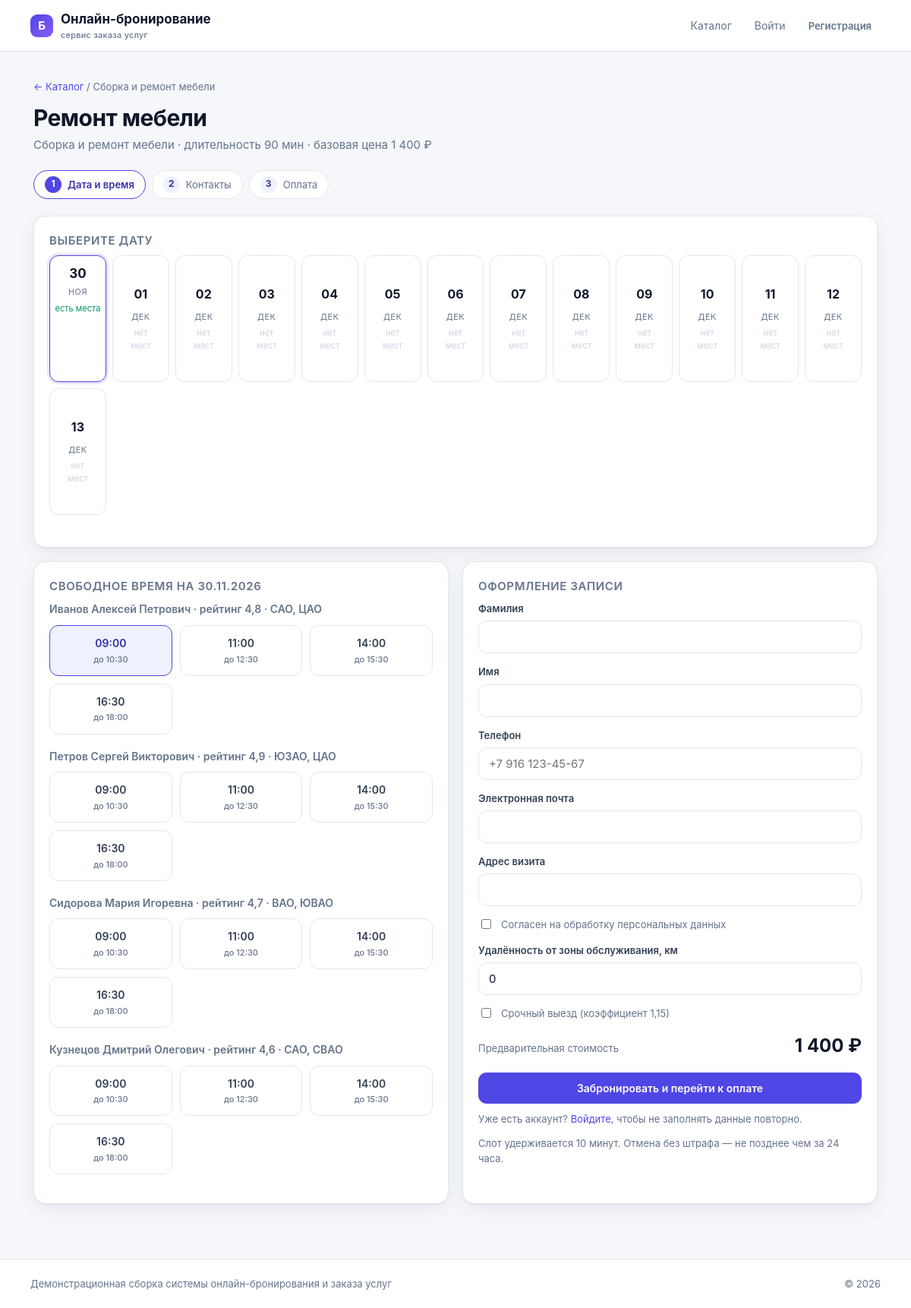
Page /service/2/ on the committed database.
### apps/catalog/models.py (models this page shows, shortened)
class Service(models.Model):
    name = models.CharField("Наименование", max_length=150)
    category = models.CharField("Категория", max_length=60)
    duration_min = models.PositiveSmallIntegerField("Длительность, мин", default=60)
    base_price = models.DecimalField("Базовая цена", max_digits=10, decimal_places=2)
    active = models.BooleanField("Доступна к заказу", default=True)
    class Meta:
        db_table = "services"
        ordering = ("category", "name")
        verbose_name = "Услуга"
        verbose_name_plural = "Услуги"

class TariffPlan(models.Model):
    service = models.ForeignKey(Service, on_delete=models.PROTECT, related_name="tariffs",
                                verbose_name="Услуга")
    urgency_rate = models.DecimalField("Коэффициент срочности", max_digits=4, decimal_places=2,
                                       default=1)
    distance_rate = models.DecimalField("Коэффициент удалённости", max_digits=4, decimal_places=2,
                                        default=1)
    valid_from = models.DateField("Действует с")
    valid_to = models.DateField("Действует по", null=True, blank=True)
    class Meta:
        db_table = "tariff_plans"
        ordering = ("-valid_from",)
        verbose_name = "Тарифный план"
        verbose_name_plural = "Тарифные планы"

### apps/booking/models.py (models this page shows, shortened)
class TimeStampedModel(models.Model):
    created_at = models.DateTimeField("Создано", auto_now_add=True)
    updated_at = models.DateTimeField("Изменено", auto_now=True)
    class Meta:
        abstract = True

class Executor(TimeStampedModel):
    class Status(models.TextChoices):
        ACTIVE = "active", "Активен"
        SUSPENDED = "suspended", "Приостановлен"
        BLOCKED = "blocked", "Заблокирован"
    full_name = models.CharField("ФИО", max_length=120)
    phone = models.CharField("Телефон", max_length=12)
    qualification = models.CharField("Квалификация", max_length=120)
    geo_zone = models.CharField("Геозона", max_length=120)
    rating = models.DecimalField("Рейтинг", max_digits=2, decimal_places=1, default=5.0,
                                 validators=[MinValueValidator(0), MaxValueValidator(5)])
    status = models.CharField("Статус", max_length=16, choices=Status.choices,
                              default=Status.ACTIVE)
    class Meta:
        db_table = "executors"
        verbose_name = "Исполнитель"
        verbose_name_plural = "Исполнители"

class Slot(TimeStampedModel):
    class Status(models.TextChoices):
        FREE = "free", "Свободен"
        BLOCKED = "blocked", "Заблокирован"
        BUSY = "busy", "Занят"
        CANCELLED = "cancelled", "Отменён"
    executor = models.ForeignKey(Executor, on_delete=models.CASCADE, related_name="slots",
                                 verbose_name="Исполнитель")
    date = models.DateField("Дата")
    time_from = models.TimeField("Начало")
    time_to = models.TimeField("Окончание")
    status = models.CharField("Статус", max_length=16, choices=Status.choices,
                              default=Status.FREE)
    blocked_until = models.DateTimeField("Блокировка до", null=True, blank=True)
    class Meta:
        db_table = "slots"
        ordering = ("date", "time_from")
        indexes = [models.Index(fields=["executor", "date"])]
        verbose_name = "Слот"
        verbose_name_plural = "Слоты"

### apps/catalog/views.py (the view)
# urls.py: path("service/<int:service_id>/", views.service_detail, name="service_detail"),
def service_detail(request, service_id):
    service = get_object_or_404(_rated_services(), pk=service_id)
    tariff = TariffRepository.get_active(service.pk)
    dates = _dates(14)
    selected = request.GET.get("date")
    try:
        selected_date = date.fromisoformat(selected) if selected else dates[0]
    except ValueError:
        selected_date = dates[0]
    slots = (Slot.objects.filter(status=Slot.Status.FREE,
                                 executor__status="active",
                                 date=selected_date)
             .select_related("executor")
             .order_by("time_from"))
    groups = {}
    for slot in slots:
        groups.setdefault(slot.executor, []).append(slot)
    available = set(
        Slot.objects.filter(status=Slot.Status.FREE, executor__status="active",
                            date__gte=dates[0], date__lte=dates[-1])
        .values_list("date", flat=True)
    )
    profile = getattr(request.user, "client_profile", None)
    return render(request, "catalog/service.html", {
        "service": service,
        "tariff": tariff,
        "dates": dates,
        "selected_date": selected_date,
        "groups": groups,
        "slots_count": slots.count(),
        "available": available,
        "profile": profile,
    })

### apps/catalog/models.py (called while the page is built)
    @staticmethod
    def get_active(service_id, on_date=None):
        from datetime import date
        on_date = on_date or date.today()
        plans = TariffPlan.objects.filter(service_id=service_id, valid_from__lte=on_date)
        plans = plans.exclude(valid_to__lt=on_date).order_by("-valid_from")
        return plans.first() or TariffPlan(service_id=service_id, valid_from=on_date)

### apps/catalog/templatetags/formatting.py (called while the page is built)
@register.filter
def money(value):
    try:
        number = int(Decimal(str(value)).quantize(Decimal("1"), rounding=ROUND_HALF_UP))
    except (InvalidOperation, TypeError, ValueError):
        return value
    return f"{number:,}".replace(",", " ")

@register.filter
def rub(value):
    return f"{money(value)} ₽"

### apps/catalog/views.py (called while the page is built)
def _rated_services():
    ratings = (OrderItem.objects
               .filter(service=OuterRef("pk"), order__review__isnull=False)
               .values("service")
               .annotate(value=Avg("order__review__rating"))
               .values("value"))
    return (Service.objects.filter(active=True)
            .annotate(avg_rating=Subquery(ratings), orders_count=Count("orderitem")))

def _dates(days=14):
    today = date.today()
    return [today + timedelta(days=offset) for offset in range(days)]

### templates/catalog/service.html (shortened to what this page needs)
{% extends "base.html" %}
{% load formatting %}
{% block content %}
<p class="muted"><a href="/">← Каталог</a> / {{ service.category }}</p>
<div class="order-head">
  <h1>{{ service.name }}</h1>
</div>
<p class="lead">{{ service.category }} · длительность {{ service.duration_min }} мин ·
  базовая цена {{ service.base_price|rub }}</p>
<div class="steps">
  <span class="step active"><b>1</b> Дата и время</span>
  <span class="step"><b>2</b> Контакты</span>
  <span class="step"><b>3</b> Оплата</span>
</div>
<section class="card" style="margin-bottom: 18px;">
  <h3>Выберите дату</h3>
  <div class="dates">
    {% for day in dates %}
      <a class="date {% if day == selected_date %}active{% endif %} {% if day not in available %}empty{% endif %}"
         href="?date={{ day|date:'Y-m-d' }}">
        <b>{{ day|date:"d" }}</b>
        <span>{{ day|date:"M" }}</span>
        <small>{% if day in available %}есть места{% else %}нет мест{% endif %}</small>
      </a>
    {% endfor %}
  </div>
</section>
<form method="post" action="{% url 'create_order' %}" data-calc
      data-base-price="{{ service.base_price }}"
      data-urgent-rate="{{ tariff.urgency_rate }}"
      data-distance-rate="{{ tariff.distance_rate }}">
  <div class="row">
    <section class="card">
      <h3>Свободное время на {{ selected_date|date:"d.m.Y" }}</h3>
      {% if groups %}
        {% for executor, items in groups.items %}
          <div class="slot-group">
            <h4>{{ executor.full_name }} · рейтинг {{ executor.rating }} · {{ executor.geo_zone }}</h4>
            <div class="slots">
              {% for slot in items %}
                <label class="slot">
                  <span>{{ slot.time_from|time:"H:i" }}<small>до {{ slot.time_to|time:"H:i" }}</small></span>
                </label>
              {% endfor %}
            </div>
          </div>
        {% endfor %}
      {% else %}
        <div class="empty">
          <b>Свободных слотов нет</b>
          Выберите другую дату в календаре выше.
        </div>
      {% endif %}
    </section>
    <section class="card">
      <h3>Оформление записи</h3>
      {% if profile %}
        <div class="detail-list" style="margin-bottom: 14px;">
          <div><span class="label">Клиент</span><span class="value">{{ profile.display_name }}</span></div>
          <div><span class="label">Телефон</span><span class="value">{{ profile.phone }}</span></div>
        </div>
        <div class="field">
          <label for="address">Адрес визита</label>
          <input id="address" type="text" name="address" value="{{ profile.address }}" required>
        </div>
      {% else %}
        <div class="field">
          <label for="last_name">Фамилия</label>
          <input id="last_name" type="text" name="last_name" required>
        </div>
        <div class="field">
          <label for="first_name">Имя</label>
          <input id="first_name" type="text" name="first_name" required>
        </div>
        <div class="field">
          <label for="phone">Телефон</label>
          <input id="phone" type="tel" name="phone" placeholder="+7 916 123-45-67" required>
        </div>
        <div class="field">
          <label for="email">Электронная почта</label>
          <input id="email" type="email" name="email">
        </div>
        <div class="field">
          <label for="address">Адрес визита</label>
          <input id="address" type="text" name="address" required>
        </div>
        <label class="checkbox">
          <input type="checkbox" name="consent" required>
          <span>Согласен на обработку персональных данных</span>
        </label>
      {% endif %}
      <div class="field" style="margin-top: 14px;">
        <label for="distance_km">Удалённость от зоны обслуживания, км</label>
        <input id="distance_km" type="number" name="distance_km" value="0" min="0" max="200">
      </div>
      <label class="checkbox">
        <input type="checkbox" name="urgent">
        <span>Срочный выезд (коэффициент {{ tariff.urgency_rate }})</span>
      </label>
      <div class="total">
        <span class="muted">Предварительная стоимость</span>
        <b><span data-price-output>{{ service.base_price|money }}</span> ₽</b>
      </div>
      <div class="actions">
        <button class="btn block" type="submit" {% if not slots_count %}disabled{% endif %}>
          Забронировать и перейти к оплате
        </button>
      </div>
      {% if not profile %}
        <p class="muted" style="margin-top: 10px;">
          Уже есть аккаунт? <a href="/accounts/login/?next={{ request.path }}">Войдите</a>,
          чтобы не заполнять данные повторно.
        </p>
      {% endif %}
      <p class="muted">Слот удерживается 10 минут. Отмена без штрафа — не позднее чем за 24 часа.</p>
    </section>
  </div>
</form>
{% endblock %}

### rows in the picture
Service: category "Сборка и ремонт мебели", name "Ремонт мебели", duration_min "90", base_price|rub "1 400 ₽", base_price "1 400"
Executor: full_name "Иванов Алексей Петрович", rating "4,8", geo_zone "САО, ЦАО"
Slot: time_from "09:00", time_to "10:30"
Slot: time_from "11:00", time_to "12:30"
Slot: time_from "14:00", time_to "15:30"
Slot: time_from "16:30", time_to "18:00"
Executor: full_name "Петров Сергей Викторович", rating "4,9", geo_zone "ЮЗАО, ЦАО"
Slot: time_from "09:00", time_to "10:30"
Slot: time_from "11:00", time_to "12:30"
Slot: time_from "14:00", time_to "15:30"
Slot: time_from "16:30", time_to "18:00"
Executor: full_name "Сидорова Мария Игоревна", rating "4,7", geo_zone "ВАО, ЮВАО"
Slot: time_from "09:00", time_to "10:30"
Slot: time_from "11:00", time_to "12:30"
Slot: time_from "14:00", time_to "15:30"
Slot: time_from "16:30", time_to "18:00"
Executor: full_name "Кузнецов Дмитрий Олегович", rating "4,6", geo_zone "САО, СВАО"
Slot: time_from "09:00", time_to "10:30"
Slot: time_from "11:00", time_to "12:30"
Slot: time_from "14:00", time_to "15:30"
Slot: time_from "16:30", time_to "18:00"
TariffPlan: urgency_rate "1,15"

### other values in the picture
{{ day|date:"d" }} "30" "01" "02" "03" "04" "05" "06" "07" "08" "09" "10" "11" "12" "13"
{{ day|date:"M" }} "НОЯ" "ДЕК" "ДЕК" "ДЕК" "ДЕК" "ДЕК" "ДЕК" "ДЕК" "ДЕК" "ДЕК" "ДЕК" "ДЕК" "ДЕК" "ДЕК"
{{ selected_date|date:"d.m.Y" }} "30.11.2026"
